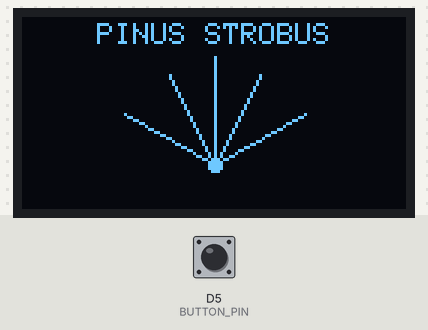
Bench run of a sketch on a simulated ESP8266 (NodeMCU). Shown: 128×64 one-colour display. The test bench sets the inputs (shaded band); at power-on: D5 (BUTTON_PIN) HIGH. EEPROM starts erased.

Above: at 0.1 s.
At 2.4 s:
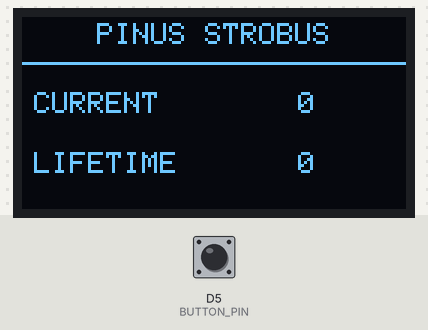

Measured:
- what the display in image 0 shows lasts 2.2 s, from 0.1 s to 2.3 s
- what the display in image 1 shows lasts 3.0 s, from 2.3 s to 5.3 s

The sketch:

white-pine-v1.ino
```cpp
#include <Arduino.h>
#include <Wire.h>
#include <EEPROM.h>
#include <Adafruit_GFX.h>
#include <Adafruit_SSD1306.h>
#include <ESP8266WiFi.h>

#define SCREEN_WIDTH 128
#define SCREEN_HEIGHT 64
#define OLED_RESET -1

Adafruit_SSD1306 display(SCREEN_WIDTH, SCREEN_HEIGHT, &Wire, OLED_RESET);

// Pins
const uint8_t OLED_SCL_PIN = D1;
const uint8_t OLED_SDA_PIN = D2;
const uint8_t BUTTON_PIN   = D5;

// Timing
const unsigned long DEBOUNCE_MS = 35;
const unsigned long LONG_PRESS_MS = 800;
const unsigned long STARTUP_COUNT_SCREEN_MS = 3000;
const unsigned long LONG_PRESS_SCREEN_MS = 5000;
const unsigned long SPLASH_TIME_MS = 2200;

// EEPROM
const int EEPROM_SIZE = 32;
const int MAGIC_ADDR = 0;
const int LIFE_ADDR  = 4;
const uint32_t EEPROM_MAGIC = 0x50535442; // "PSTB"

// Counts
uint32_t currentCount = 0;
uint32_t lifetimeCount = 0;

// Button state
bool buttonWasDown = false;
unsigned long buttonDownTime = 0;
bool longPressTriggered = false;

void oledOn() {
  display.ssd1306_command(SSD1306_DISPLAYON);
}

void oledOff() {
  display.ssd1306_command(SSD1306_DISPLAYOFF);
}

void saveLifetime() {
  EEPROM.put(LIFE_ADDR, lifetimeCount);
  EEPROM.commit();
}

void loadLifetime() {
  uint32_t magic = 0;
  EEPROM.get(MAGIC_ADDR, magic);

  if (magic != EEPROM_MAGIC) {
    lifetimeCount = 0;
    EEPROM.put(MAGIC_ADDR, EEPROM_MAGIC);
    EEPROM.put(LIFE_ADDR, lifetimeCount);
    EEPROM.commit();
    return;
  }

  EEPROM.get(LIFE_ADDR, lifetimeCount);

  if (lifetimeCount > 1000000UL) {
    lifetimeCount = 0;
    saveLifetime();
  }
}

void drawFiveNeedleFascicle(int cx, int cy) {
  int bx = cx;
  int by = cy + 14;

  // EXACTLY FIVE NEEDLES
  display.drawLine(bx, by, cx - 30, cy - 3, SSD1306_WHITE);
  display.drawLine(bx, by, cx - 15, cy - 16, SSD1306_WHITE);
  display.drawLine(bx, by, cx,      cy - 22, SSD1306_WHITE);
  display.drawLine(bx, by, cx + 15, cy - 16, SSD1306_WHITE);
  display.drawLine(bx, by, cx + 30, cy - 3, SSD1306_WHITE);

  display.fillCircle(bx, by, 2, SSD1306_WHITE);
}

void showCounts(unsigned long durationMs) {
  oledOn();
  display.clearDisplay();
  display.setTextColor(SSD1306_WHITE);

  display.setTextSize(1);
  display.setCursor(25, 2);
  display.print("PINUS STROBUS");

  display.drawLine(0, 15, 127, 15, SSD1306_WHITE);

  display.setTextSize(1);

  display.setCursor(4, 25);
  display.print("CURRENT");

  display.setCursor(92, 25);
  display.print(currentCount);

  display.setCursor(4, 45);
  display.print("LIFETIME");

  display.setCursor(92, 45);
  display.print(lifetimeCount);

  display.display();
  delay(durationMs);
  oledOff();
}

void showSplash() {
  oledOn();
  display.clearDisplay();
  display.setTextColor(SSD1306_WHITE);

  display.setTextSize(1);
  display.setCursor(25, 2);
  display.print("PINUS STROBUS");

  drawFiveNeedleFascicle(64, 35);

  display.display();
  delay(SPLASH_TIME_MS);
}

void recordAttention() {
  currentCount++;
  lifetimeCount++;
  saveLifetime();
}

void setup() {
  pinMode(BUTTON_PIN, INPUT_PULLUP);

  WiFi.mode(WIFI_OFF);
  WiFi.forceSleepBegin();
  delay(1);

  EEPROM.begin(EEPROM_SIZE);
  loadLifetime();

  Wire.begin(OLED_SDA_PIN, OLED_SCL_PIN);

  if (!display.begin(SSD1306_SWITCHCAPVCC, 0x3C)) {
    while (true) {
      delay(100);
    }
  }

  display.clearDisplay();
  display.display();

  showSplash();
  showCounts(STARTUP_COUNT_SCREEN_MS);
}

void loop() {
  bool buttonDown = (digitalRead(BUTTON_PIN) == LOW);

  if (buttonDown && !buttonWasDown) {
    delay(DEBOUNCE_MS);
    if (digitalRead(BUTTON_PIN) == LOW) {
      buttonWasDown = true;
      buttonDownTime = millis();
      longPressTriggered = false;
    }
  }

  if (buttonDown && buttonWasDown && !longPressTriggered) {
    if (millis() - buttonDownTime >= LONG_PRESS_MS) {
      longPressTriggered = true;
      showCounts(LONG_PRESS_SCREEN_MS);
    }
  }

  if (!buttonDown && buttonWasDown) {
    delay(DEBOUNCE_MS);
    if (digitalRead(BUTTON_PIN) == HIGH) {
      if (!longPressTriggered) {
        recordAttention();
      }

      buttonWasDown = false;
    }
  }

  delay(5);
}
```
